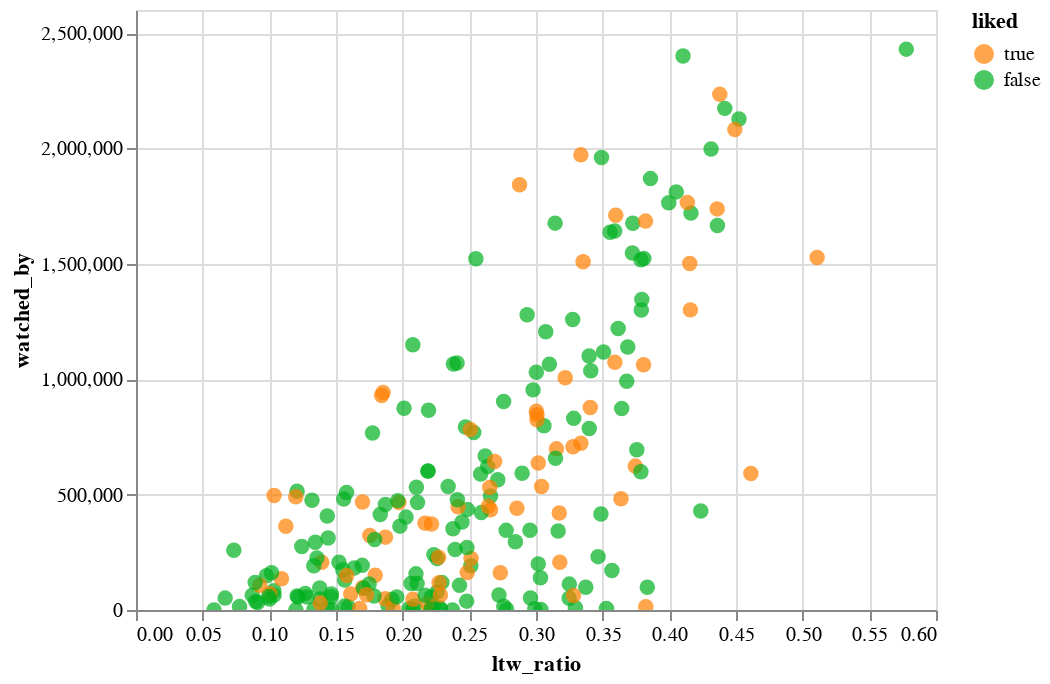

Write notebook code for a chart like this one.
### Code cell
# now I will try to make a graph based on popularity and likeability
# we will know less popular movies with high likeability and popular movies but low likeability
alt.Chart(df_rating_merged).mark_circle(size=60).encode(
    x='ltw_ratio:Q',
    y='watched_by:Q',
    color=alt.Color('liked', scale=alt.Scale(domain=[True, False], range=["#ff8000", "#00b020"])),
    tooltip=['title', 'year', 'rating', 'avg_rating', 'watched_by', 'ltw_ratio']
).interactive()

### Figure 1 — Vega-Lite specification as saved in the notebook (floating-point values rounded to 4 significant figures; data arrays with more than 128 entries replaced by an {"elided": "..."} marker saying what was removed)
{"config": {"view": {"continuousWidth": 400, "continuousHeight": 300}}, "data": {"name": "data-7b05de4687defd54dfbe5241862282fc"}, "mark": {"type": "circle", "size": 60}, "encoding": {"color": {"field": "liked", "scale": {"domain": [true, false], "range": ["#ff8000", "#00b020"]}, "type": "nominal"}, "tooltip": [{"field": "title", "type": "nominal"}, {"field": "year", "type": "nominal"}, {"field": "rating", "type": "quantitative"}, {"field": "avg_rating", "type": "nominal"}, {"field": "watched_by", "type": "quantitative"}, {"field": "ltw_ratio", "type": "quantitative"}], "x": {"field": "ltw_ratio", "type": "quantitative"}, "y": {"field": "watched_by", "type": "quantitative"}}, "selection": {"selector003": {"type": "interval", "bind": "scales", "encodings": ["x", "y"]}}, "$schema": "https://vega.github.io/schema/vega-lite/v4.17.0.json", "datasets": {"data-7b05de4687defd54dfbe5241862282fc": {"elided": "235 records"}}}
